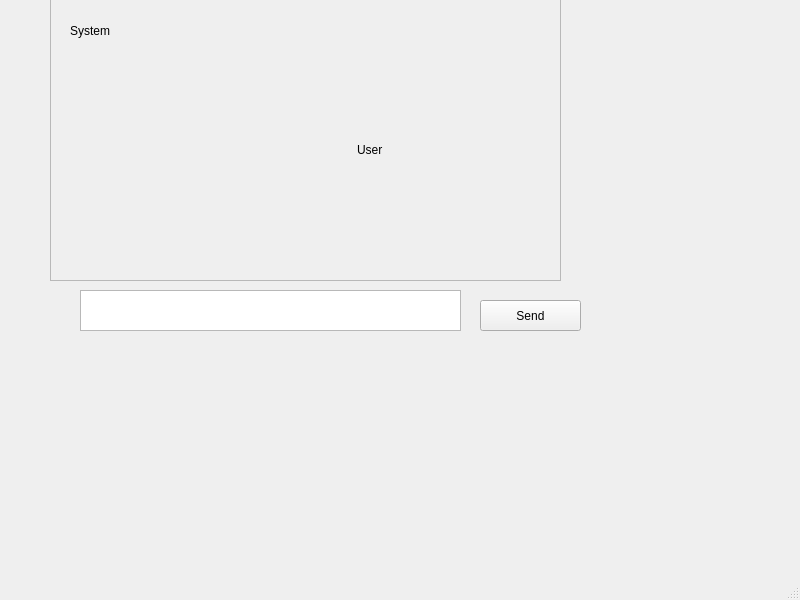
<?xml version="1.0" encoding="UTF-8"?>
<ui version="4.0">
 <class>MainWindow</class>
 <widget class="QMainWindow" name="MainWindow">
  <property name="geometry">
   <rect>
    <x>0</x>
    <y>0</y>
    <width>800</width>
    <height>600</height>
   </rect>
  </property>
  <property name="windowTitle">
   <string>MainWindow</string>
  </property>
  <widget class="QWidget" name="centralwidget">
   <widget class="QPushButton" name="button1">
    <property name="geometry">
     <rect>
      <x>480</x>
      <y>300</y>
      <width>101</width>
      <height>31</height>
     </rect>
    </property>
    <property name="text">
     <string>Send</string>
    </property>
   </widget>
   <widget class="QFrame" name="frame1">
    <property name="geometry">
     <rect>
      <x>50</x>
      <y>-10</y>
      <width>511</width>
      <height>291</height>
     </rect>
    </property>
    <property name="frameShape">
     <enum>QFrame::StyledPanel</enum>
    </property>
    <property name="frameShadow">
     <enum>QFrame::Raised</enum>
    </property>
    <widget class="QLabel" name="label1">
     <property name="geometry">
      <rect>
       <x>20</x>
       <y>30</y>
       <width>261</width>
       <height>21</height>
      </rect>
     </property>
     <property name="text">
      <string>System</string>
     </property>
    </widget>
    <widget class="QLabel" name="label3">
     <property name="geometry">
      <rect>
       <x>307</x>
       <y>149</y>
       <width>181</width>
       <height>21</height>
      </rect>
     </property>
     <property name="text">
      <string>User</string>
     </property>
    </widget>
   </widget>
   <widget class="QTextEdit" name="text1">
    <property name="geometry">
     <rect>
      <x>80</x>
      <y>290</y>
      <width>381</width>
      <height>41</height>
     </rect>
    </property>
   </widget>
  </widget>
  <widget class="QMenuBar" name="menubar">
   <property name="geometry">
    <rect>
     <x>0</x>
     <y>0</y>
     <width>800</width>
     <height>24</height>
    </rect>
   </property>
  </widget>
  <widget class="QStatusBar" name="statusbar"/>
 </widget>
 <resources/>
 <connections/>
</ui>
